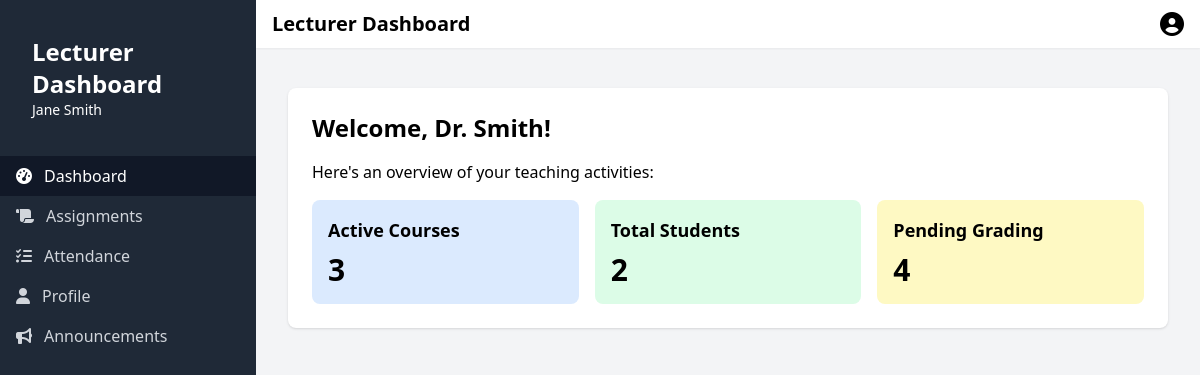
Screenshot of /lecturer.php (signed in) with the database file from the repository.
### tables this page shows
CREATE TABLE `users` (
  `id` int(11) NOT NULL,
  `first_name` varchar(50) NOT NULL,
  `last_name` varchar(50) NOT NULL,
  `email` varchar(100) NOT NULL,
  `password` varchar(255) NOT NULL,
  `role` enum('student','lecturer','admin','worker') NOT NULL,
  `status` enum('active','inactive','suspended') DEFAULT 'active',
  `date_of_birth` date DEFAULT NULL,
  `address` text DEFAULT NULL,
  `phone` varchar(20) DEFAULT NULL,
  `major_id` int(11) DEFAULT NULL,
  `created_at` timestamp NOT NULL DEFAULT current_timestamp(),
  `updated_at` timestamp NOT NULL DEFAULT current_timestamp() ON UPDATE current_timestamp(),
  `profile_image` varchar(255) DEFAULT NULL
);

### template.php (the view, shortened to what this page needs)
<?php
include 'connect.php';
$email = $_SESSION['email'];
$sql = "SELECT * FROM users WHERE email=?";
$stmt = $conn->prepare($sql);
$stmt->bind_param("s", $email);
$stmt->execute();
$result = $stmt->get_result();
if ($result->num_rows > 0) {
    $user = $result->fetch_assoc();
    $firstName = htmlspecialchars($user['first_name']);
    $lastName = htmlspecialchars($user['last_name']);
    $role = htmlspecialchars($user['role']);
    $profileImage = htmlspecialchars($user['profile_image']);
} else {
    echo "User not found.";
    exit();
}
function isActivePage($pageName)
{
    return basename($_SERVER['PHP_SELF']) === $pageName ? 'bg-gray-900 text-white' : 'text-gray-300 hover:bg-gray-700 hover:text-white';
}
?>
<!DOCTYPE html>
<html lang="en">
<head>
    <script src="https://cdn.tailwindcss.com"></script>
    <link rel="stylesheet" href="https://cdnjs.cloudflare.com/ajax/libs/font-awesome/6.5.1/css/all.min.css">
</head>
<body class="bg-gray-100 h-screen flex flex-col">
    <div class="flex-1 flex overflow-hidden">
        <div id="sidebar" class="sidebar sidebar-hidden bg-gray-800 text-white w-64 py-6 flex flex-col fixed inset-0 md:relative md:translate-x-0 md:transition-transform md:flex md:flex-col md:w-64 md:py-6 z-20">
            <div class="px-4 py-3 mb-6 flex items-center justify-between md:justify-start">
                <div class="ml-4">
                    <h2 class="text-2xl font-semibold"><?php echo ucfirst($role); ?> Dashboard</h2>
                    <p class="text-sm"><?php echo htmlspecialchars($firstName . ' ' . $lastName); ?></p>
                </div>
            </div>
            <nav class="flex-1">
                <?php if ($role === 'lecturer'): ?>
                    <a href="lecturer.php" class="flex items-center px-4 py-2 <?php echo isActivePage('lecturer.php'); ?>">
                    <i class="fas fa-tachometer-alt mr-3"></i>
                    Dashboard
                    </a>
                    <a href="assignments.php" class="flex items-center px-4 py-2 <?php echo isActivePage('assignments.php'); ?>">
                        <i class="fas fa-scroll mr-3"></i>
                        Assignments
                    </a>
                    <a href="attendance.php" class="flex items-center px-4 py-2 <?php echo isActivePage('attendance.php'); ?>">
                        <i class="fas fa-tasks mr-3"></i>
                        Attendance
                    </a>
                <?php endif; ?>
                <a href="profile.php" class="flex items-center px-4 py-2 <?php echo isActivePage('profile.php'); ?>">
                    <i class="fas fa-user mr-3"></i>
                    Profile
                </a>
                <a href="announcements.php" class="flex items-center px-4 py-2 <?php echo isActivePage('announcements.php'); ?>">
                    <i class="fas fa-bullhorn mr-3"></i>
                    Announcements
                </a>
            </nav>
        </div>
        <div class="flex-1 flex flex-col overflow-hidden">
            <nav class="bg-white shadow-sm flex items-center justify-between px-4 py-2">
                <div class="flex items-center">
                    <h1 class="text-xl font-bold ml-4 md:ml-0"><?php echo $pageTitle; ?></h1>
                </div>
                <div class="flex items-center">
                    <div class="ml-3 relative">
                        <button type="button" class="flex text-sm rounded-full focus:outline-none" id="user-menu-button" aria-expanded="false" aria-haspopup="true">
                            <?php if ($profileImage): ?>
                                <img src="<?php echo $profileImage; ?>" alt="Profile Image" class="w-full h-full object-cover">
                            <?php else: ?>
                                    <i class="fas fa-user-circle text-2xl"></i>
                            <?php endif; ?>
                        </button>
                    </div>
                </div>
            </nav>
            <main class="flex-1 overflow-y-auto py-10 px-4 sm:px-6 lg:px-8">
                <div class="max-w-7xl mx-auto">
                    <?php echo $content; ?>
                </div>
            </main>
        </div>
    </div>
</body>
</html>

### lecturer.php (shortened to what this page needs)
<?php
include 'connect.php';
$email = $_SESSION['email'];
$sql = "SELECT * FROM users WHERE email=? AND role='lecturer'";
$stmt = $conn->prepare($sql);
$stmt->bind_param("s", $email);
$stmt->execute();
$result = $stmt->get_result();
$user = $result->fetch_assoc();
$lastName = htmlspecialchars($user['last_name']);
$sqlCounts = "SELECT
                (SELECT COUNT(*) FROM course_offerings WHERE lecturer_id = (SELECT id FROM users WHERE email = ?)) AS active_courses,
                (SELECT COUNT(*) FROM enrollments JOIN course_offerings ON enrollments.course_offering_id = course_offerings.id WHERE course_offerings.lecturer_id = (SELECT id FROM users WHERE email = ?)) AS total_students,
                (SELECT COUNT(*) FROM assignments WHERE course_offering_id IN (SELECT id FROM course_offerings WHERE lecturer_id = (SELECT id FROM users WHERE email = ?)) AND id NOT IN (SELECT assignment_id FROM submissions)) AS pending_grading";
$stmtCounts = $conn->prepare($sqlCounts);
$stmtCounts->bind_param("sss", $email, $email, $email);
$stmtCounts->execute();
$resultCounts = $stmtCounts->get_result();
$counts = $resultCounts->fetch_assoc();
$pageTitle = "Lecturer Dashboard";
?>
<div class="bg-white shadow rounded-lg p-6">
    <h2 class="text-2xl font-bold mb-4">Welcome, Dr. <?php echo $lastName; ?>!</h2>
    <p class="mb-4">Here's an overview of your teaching activities:</p>
    <div class="grid grid-cols-1 md:grid-cols-2 lg:grid-cols-3 gap-4">
        <div class="bg-blue-100 p-4 rounded-lg">
            <h3 class="font-bold text-lg mb-2">Active Courses</h3>
            <p class="text-3xl font-bold"><?php echo htmlspecialchars($counts['active_courses']); ?></p>
        </div>
        <div class="bg-green-100 p-4 rounded-lg">
            <h3 class="font-bold text-lg mb-2">Total Students</h3>
            <p class="text-3xl font-bold"><?php echo htmlspecialchars($counts['total_students']); ?></p>
        </div>
        <div class="bg-yellow-100 p-4 rounded-lg">
            <h3 class="font-bold text-lg mb-2">Pending Grading</h3>
            <p class="text-3xl font-bold"><?php echo htmlspecialchars($counts['pending_grading']); ?></p>
        </div>
    </div>
</div>
<?php
$content = ob_get_clean();
include 'template.php';
?>

### template.php (style rules this page uses)
.sidebar { transition: transform 0.3s ease-in-out; }
.sidebar-hidden { transform: translateX(-100%); }

### rows the page displays
users: role "Lecturer", first_name+last_name "Jane Smith", last_name "Smith"

### other values shown
$pageTitle "Lecturer Dashboard"
$counts['active_courses'] "3"
$counts['total_students'] "2"
$counts['pending_grading'] "4"
